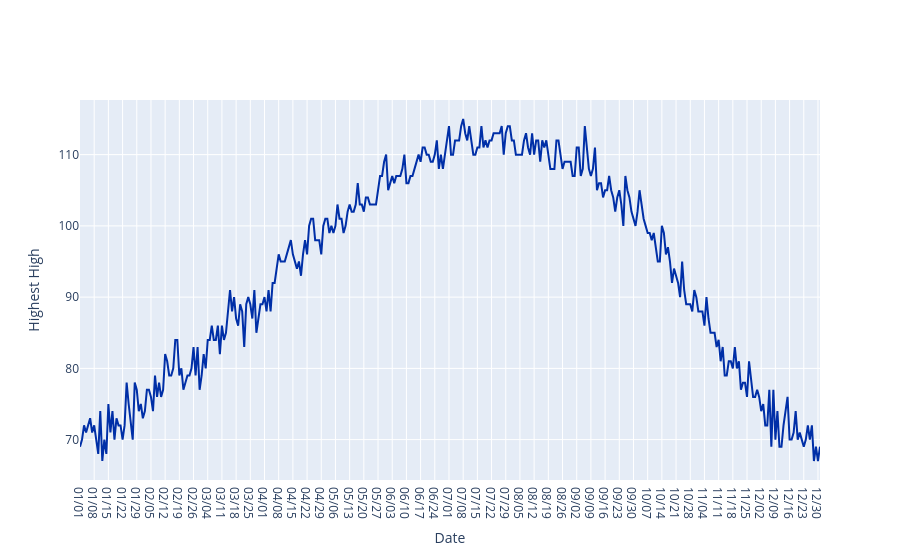

Notebook code for this chart:
### Code cell
temps.plot('Date', 'Highest High')

### Figure 1 — Plotly figure (JSON) as saved in the notebook; plotly's stock layout.template omitted (floating-point values rounded to 4 significant figures; data arrays with more than 128 entries replaced by an {"elided": "..."} marker saying what was removed)
{"data": [{"line": {"color": "rgb(0,47,167)"}, "mode": "lines", "name": "Highest High", "type": "scatter", "x": {"elided": "366 str values"}, "y": {"elided": "366 int values"}}], "layout": {"xaxis": {"title": {"text": "Date"}}, "yaxis": {"title": {"text": "Highest High"}}}}
